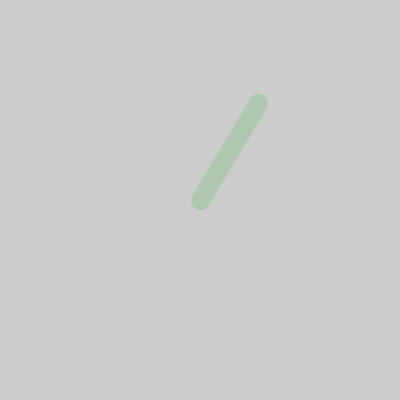
Frame 1 (no input)
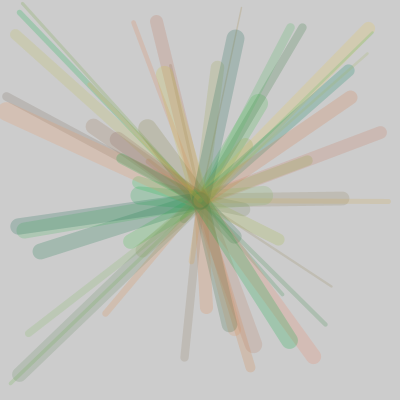
Frame 60 (the mouse pressed at the canvas centre just before this capture)
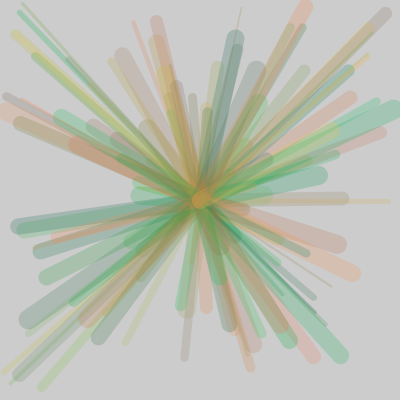
Frame 120 (the mouse held since frame 60 and released just before this capture)

The Processing sketch that drew these frames (run headless with seeded random() and noise(); from frame 60 on, the mouse is pressed at the canvas centre):

// Processing sketch: Lab01_Lines03
// ── Lab01_Lines03.pde
//variables go here
boolean randomStroke = true;

float X;
float Y;
int counter;
//this will be an Index that the user can change
//it ranges from 0-3;
int myStroke=0;
//this will be an Index that the user can change
//it ranges from 0-11;
int myOpacity=0;

//colour choices are from color.adobe.com

color c1 = #4FEAFF;
color c2 = #3EE8A1;
color c3 = #51FF58;
color c4 = #A8E83E;


//colours are stored inside Array myColors
color[] myColors = {#4FEAFF, #3EE8A1, #51FF58, #A8E83E, #FF0000};
//myColors[1] -> #3EE8A1

//not currently used
color[] myOtherColors = {c1, c2, c3, c4, c1};

int[] myOpacities = {11,33,66,99,101, 111,122, 133, 155,188,211,233};



//this runs once
void setup() {
  counter = 0;
  //put your code in here 
  size(400,400);
  
}

//this runs all the time
void draw() {
  //put your code in here
  X = random(width);
  Y = random(width);
  
  strokeWeight(random(1, 20));
    //multiple if then statements
    //change stroke colour based on
    //the remainder  (% operator)
    if (randomStroke == true) {
        stroke(random(255), random(100, 200), random(55, 100), 55);
    } else {
      stroke(myColors[myStroke], myOpacities[myOpacity]);  
      //stroke(myColors[counter%5],255);
    }
    
    
    line(width/2, height/2, X, Y);
  
    println(myOpacity, myStroke);


  
  counter = counter + 1;
  //counter++;
}

void keyPressed() {
      if (key == 'r' || key == 'R') {
       randomStroke = !randomStroke; 
       background(255);
      }
      
       if (keyCode == UP && myStroke < 4) {
            myStroke = myStroke + 1;
       } else if (keyCode == DOWN && myStroke > 0) {
            myStroke = myStroke - 1;
       } 
  
      
      if (keyCode == RIGHT && myOpacity < 11) {
          myOpacity = myOpacity +1;
      } else if (keyCode == LEFT && myOpacity > 0) {
          myOpacity  = myOpacity - 1;
      } 
      
      //erase background when space is pressed
      if (key == ' ') {
         background(255);
      }
 
      
      
}
